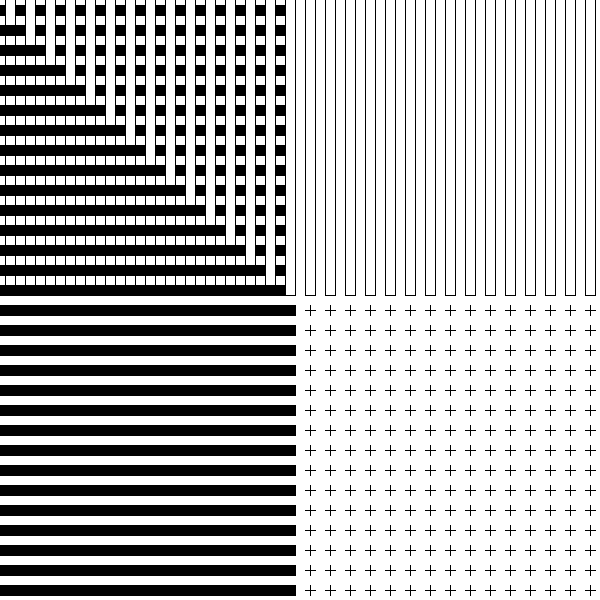
Frame 1 (no input)
Frame 2 (the mouse pressed at the canvas centre, redrawn once): identical to frame 1, image omitted

The Processing sketch that drew this single still picture (run headless with seeded random() and noise(); the mouse was pressed at the canvas centre and the sketch redrawn once):

// Processing sketch: processing_143654
// ── processing_143654.pde

 // Konkuk University
// Department of Dynamic Media
// SOS iDesign
// Name: KIM Mirae
// ID: 201420064

 
 void setup() {
  size(600, 600);
  background(255);
  noLoop();
  smooth();
}

void draw() {
 stroke(0);
  for (int i = 10; i < width; i += 20) {
  for (int j = 10; j < height; j += 20) {
 
    rectMode(CENTER);
    fill(255);
    rect(0, i, j, 10);
    
    fill(255);
    rect(i, 0, 10, j);
    
    fill(0);
    rect(0, j, i, 10);
    
    fill(255);
    rect(j, 0, 10, i);
    
    fill(0);
    rect(i, j, 0, 10);
    
    fill(255);
    rect(j, i, 10, 0);
    
        
    fill(0);
    rect(i, j, 10, 0);
    
    fill(255);
    rect(j, i, 0, 10);
   
  }
}
}
